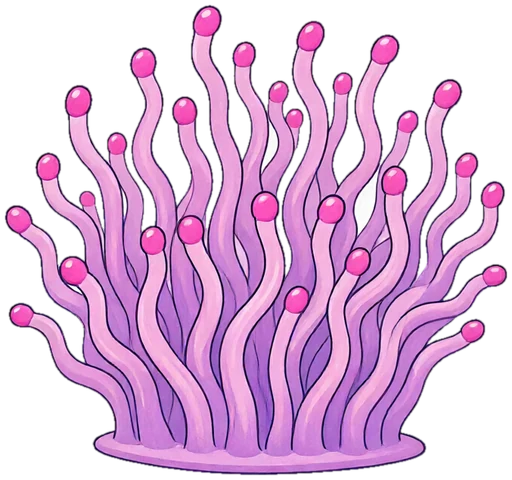
#> input picture assets/img/anemone.webp, 512 x 480 px
$ python -i gen.py   (imports and definitions only)
#> lines starting #> are read from the running program, lines starting #| are printed output that depends on the picture; after the words box and inside, x2 and y2 are one past the last pixel; in counts of white or black regions, pixels touching at a corner belong together
### tools/assets.py
"""Art list for the ocean game. `prompt` is the subject; the style wrapper is added by gen.py.

kind: sprite  -> white background, cut out to transparent WebP (creatures face RIGHT)
      texture -> top-down, made tileable
      art     -> full illustration kept as-is (title screen etc.)
"""

STYLE_SPRITE = (
    "可愛卡通風格的貼紙插畫：{subject}。粗的深色描邊，明亮飽和的平塗配色，簡單柔和的明暗，"
    "單獨一個主體完整出現在畫面正中央，四周留大片空白，純白色背景，背景完全乾淨，"
    "沒有陰影、沒有水、沒有氣泡、沒有地面、沒有任何文字"
)
STYLE_TEXTURE = (
    "無縫連續的遊戲材質貼圖，正上方垂直俯視、完全平面、光線均勻沒有陰影方向：{subject}。"
    "可愛卡通手繪風格，柔和配色，整張畫面布滿同樣的圖案、沒有主體、沒有邊框、沒有任何文字"
)
STYLE_ART = "可愛卡通風格的遊戲插畫，明亮柔和的配色，細緻：{subject}"

FISH = "身體完整的側面、頭朝向畫面右邊、尾巴在左邊，大大的可愛眼睛"

TOP = "從正上方俯視的完整身體、頭朝向畫面右邊"
UP = "正面朝向鏡頭、身體直立、完整出現"


def S(name, prompt, **kw):
    return dict(name=name, kind="sprite", prompt=prompt, **kw)


ASSETS = [
    # ---------- shallow reef ----------
    S("clownfish", f"一隻小丑魚，橘色身體有三條白色條紋，條紋邊緣黑色，{FISH}"),
    S("blue_tang", f"一隻藍倒吊魚，寶藍色扁圓身體，身上有黑色調色盤形狀的花紋，黃色尾巴，{FISH}"),
    S("pufferfish", f"一隻圓滾滾鼓起來的河豚，淡黃色身體上有淺褐色斑點和短短的軟刺，小小的嘴巴嘟起來，{FISH}"),
    S("parrotfish", f"一隻鸚哥魚，身體是青綠色和粉紅色的漸層鱗片，嘴巴像鸚鵡的喙，{FISH}"),
    S("angelfish", f"一隻神仙魚，扁平菱形的身體，背鰭和腹鰭長長地往後延伸，黃色和藍色的條紋，{FISH}"),
    S("butterflyfish", f"一隻蝴蝶魚，黃色扁圓身體，眼睛穿過一條黑色條紋，尾巴前面有一個黑色圓點，{FISH}"),
    S("sea_turtle", f"一隻綠蠵龜正在游泳，橄欖綠色的殼上有六角形花紋，四隻鰭狀的腳張開，{FISH}"),
    S("manta", f"一隻鬼蝠魟，{TOP}，深藍色菱形的大翅膀往左右兩邊張開，白色肚子邊緣，頭前方有兩片捲起的頭鰭，細長的尾巴在左邊，可愛的眼睛"),
    S("seahorse", "一隻橘黃色的海馬，身體直立，頭朝向畫面右邊，尾巴在下方捲成螺旋，背上有小小的鰭，大大的可愛眼睛"),
    S("octopus", f"一隻紅色的小章魚，{UP}，圓圓的大頭，八隻有吸盤的觸手向下和兩側散開捲曲，大大的可愛眼睛，微笑"),
    S("moon_jelly", f"一隻半透明的淡藍紫色月亮水母，{UP}，圓頂形的傘蓋上有四個粉紅色的圓環，下方垂著短短的觸手和四條波浪形的口腕"),
    S("starfish", "一隻橘紅色的海星，從正上方俯視，五隻手臂平均展開，表面有小小的白色凸點，中間有可愛的笑臉"),
    S("crab", "一隻紅色的小螃蟹，正面朝向鏡頭，兩隻大螯舉起來，六隻腳站著，眼睛長在細細的眼柄上"),
    S("hermit_crab", "一隻寄居蟹，背著白色和粉紅色的螺旋貝殼，紅色的螯和腳從殼口伸出來，身體朝向畫面右邊"),
    S("clam", "一個張開的大硨磲貝，扇形波浪狀的貝殼，裡面是藍紫色花紋的肉，中間放著一顆發光的白色珍珠，正面看"),
    # ---------- open water / kelp ----------
    S("whale_shark", f"一隻鯨鯊，身體很長，深藍灰色背上布滿白色圓點和格子線條，扁平寬大的嘴巴，{FISH}"),
    S("sunfish", f"一隻翻車魚，灰白色又大又圓又扁的身體，上下各有一片長長的鰭，後半身像被切掉一樣，{FISH}"),
    S("dolphin", f"一隻灰藍色的海豚，白色肚子，長長的嘴巴在微笑，身體完全水平伸直往前游，{FISH}"),
    S("humpback", f"一隻座頭鯨，身體很長，深灰藍色背部，肚子有白色的條狀褶紋，非常長的白色胸鰭，{FISH}"),
    S("sardine", f"一隻小小的沙丁魚，銀藍色閃亮的細長身體，{FISH}", px=256),
    S("squid", f"一隻淺粉紅色的魷魚，身體水平游泳，三角形的鰭在右邊前端，觸手在左邊往後飄，大大的眼睛"),
    S("sea_otter", "一隻海獺仰躺漂浮著，肚子朝上，雙手抱著一個扇貝，棕色毛茸茸的，頭在右邊，側面看"),
    # ---------- twilight zone ----------
    S("lanternfish", f"一隻深海燈籠魚，深藍黑色小小的身體，身體側面排列著一排發亮的淺藍色圓點，{FISH}"),
    S("barreleye", f"一隻桶眼魚，頭頂是透明的圓頂，可以看到裡面兩個往上看的綠色管狀眼睛，深灰色身體，{FISH}"),
    S("oarfish", f"一隻皇帶魚，非常細長的銀色緞帶般身體呈波浪形水平延伸，背上一整排紅色的鰭，頭上有紅色的冠，{FISH}"),
    S("vampire_squid", f"一隻吸血鬼烏賊，{UP}，深紅色的身體，觸手之間有像披風一樣的蹼張開，頭頂有兩片像耳朵的鰭，大大的藍色眼睛"),
    S("dumbo_octopus", f"一隻深海的粉橘色小章魚，{UP}，圓滾滾像鐘形的頭，頭頂左右兩側各長著一片小小的圓形鰭，下半身是八隻短觸手，觸手之間連著半透明的蹼像一條圓圓的裙子，大大的可愛眼睛，是章魚不是其他動物"),
    S("atolla_jelly", f"一隻深海冠水母，{UP}，深紅色的圓盤形傘蓋，傘蓋邊緣一圈發出藍色光芒，垂著一根長長的觸手"),
    S("sperm_whale", f"一隻抹香鯨，深灰色，巨大方形的頭佔身體三分之一，細細的下巴，皮膚有皺紋，{FISH}"),
    S("giant_squid", f"一隻大王烏賊，紅橘色，身體水平游泳，箭頭形的鰭在右邊，十隻長長的觸手往左邊飄，非常大的眼睛"),
    S("frilled_shark", f"一隻皺鰓鯊，細長像鰻魚一樣的深褐色身體，頭部有六道像皺褶領子的鰓，{FISH}"),
    # ---------- the abyss ----------
    S("anglerfish", f"一隻深海鮟鱇魚，深紫色圓滾滾的身體，大嘴巴有小小尖牙，頭頂有一根釣竿末端掛著發光的黃綠色小燈球，{FISH}"),
    S("viperfish", f"一隻蝰魚，細長的深藍黑色身體，嘴巴很大，長長的透明尖牙突出嘴外，肚子有一排發光的小點，{FISH}"),
    S("gulper_eel", f"一隻寬咽魚，巨大張開像袋子的嘴巴，後面接著細長像鞭子的黑色身體和尾巴，尾巴尖端有粉紅色的發光點，{FISH}"),
    S("blobfish", "一隻水滴魚，粉紅色軟軟圓圓像果凍的身體，大大的鼻子，下垂的嘴巴，表情有點憂鬱，身體朝向畫面右邊，可愛的眼睛"),
    S("giant_isopod", "一隻大王具足蟲，從側面看，淡紫灰色的身體有一節一節像盔甲的殼，很多隻小腳，頭朝向畫面右邊，兩根短觸角，可愛的眼睛"),
    S("yeti_crab", "一隻雪人蟹，白色的身體，兩隻長長的螯上長滿了蓬鬆的白色長毛，正面朝向鏡頭，可愛的眼睛"),
    S("glow_shrimp", f"一隻深海紅色小蝦，身體半透明，觸鬚長長的，身上有幾個發光的藍色小點，{FISH}", px=256),
    S("tube_worms", "一叢熱泉管蟲，一根根白色的長管子從底部往上長，每根管子頂端都有鮮紅色羽毛狀的頭，底座平平的，正面看"),
    # ---------- Atlantis ----------
    S("sea_dragon", f"一隻友善的古代海龍守護神，細長的青綠色身體呈S形彎曲，金色的角和鬃毛，像魚鰭的手，身上有發光的藍色花紋，{FISH}"),
    S("relic", "一塊古代亞特蘭提斯的圓形石板碎片，淡灰色石頭上刻著發出藍綠色光芒的神秘符文和螺旋花紋，正面看"),
    S("chest", "一個古老的木頭寶箱，打開的蓋子，裡面裝滿金幣和珍珠，上面長了一些小海藻，正面稍微斜看"),
    S("statue", "一座古代亞特蘭提斯的大理石人魚雕像，人魚雙手捧著一顆發光的藍色水晶球，站在圓形台座上，有點破舊和裂痕，正面看"),
    # ---------- plants & decorations ----------
    S("coral_branch", "一叢粉紅色和珊瑚紅的樹枝狀珊瑚，從底部往上長，底座平平的，正面看"),
    S("coral_brain", "一顆圓頂形的黃綠色腦珊瑚，表面有彎彎曲曲像腦迴的溝紋，底部平平的，正面看"),
    S("coral_fan", "一片紫色的扇形海扇珊瑚，像蕾絲網狀的扇子，從底部一根短短的柄往上展開，正面看"),
    S("coral_table", "一叢橘黃色的桌形珊瑚，像一個個扁平的圓盤疊在一起，底座平平的，正面看"),
    S("anemone", "一叢粉紫色的海葵，很多根軟軟的觸手往上飄動，觸手末端是亮粉紅色，底座平平的，正面看"),
    S("sponge", "一叢藍紫色的管狀海綿，好幾根高低不同的圓柱管子，頂端開口，底座平平的，正面看"),
    S("seagrass", "一叢綠色的海草，很多片細長的葉子往上生長並微微彎曲，底座平平的，正面看"),
    S("kelp", "一株很高的巨藻，一根細長的黃綠色莖從底部一直往上延伸，兩側交錯長著褐綠色的大葉片和小圓氣囊，正面看", size="9:16"),
    S("glow_plant", "一叢深海發光植物，細長的莖末端有像蒲公英一樣的圓球，發出青綠色和藍紫色的光，深色的莖，底座平平的，正面看"),
    S("crystal", "一叢發光的藍綠色水晶，好幾根尖尖的六角柱水晶從底部往上長，底座是灰色的岩石，正面看"),
    # ---------- textures ----------
    dict(name="tex_sand", kind="texture", prompt="海底的淺米黃色細沙地，有柔和的沙紋波浪、零星的小貝殼和小石子"),
    dict(name="tex_rock", kind="texture", prompt="灰藍色的海底岩石表面，有圓潤的石塊裂紋和少量的綠色苔藻斑點"),
    dict(name="tex_mud", kind="texture", prompt="深海海床的深灰藍色細泥地，有柔和的起伏和零星的小石子"),
    dict(name="tex_marble", kind="texture", prompt="古代神殿的白色大理石磚牆，一塊塊方形石磚整齊排列，磚上刻著希臘回紋花邊，有一點裂紋和青苔"),
    dict(name="tex_mosaic", kind="texture", prompt="古代亞特蘭提斯神殿的地板，藍色、青綠色和金色的小方塊馬賽克磁磚，拼成波浪和圓形花紋"),
    # ---------- illustrations ----------
    dict(name="title_art", kind="art", size="16:9",
         prompt="海底世界的全景，陽光從海面穿透形成光束，一艘黃色的圓形小潛水艇和一位戴著圓頭盔的小潛水員在珊瑚礁上方游泳，"
                "周圍有小丑魚、海龜、魟魚，遠方深處隱約看到發光的古代亞特蘭提斯神殿遺跡，畫面上方中央留出一片乾淨的海水空間，沒有任何文字"),
]
#> further down, picture is the input picture: PIL image 512x480 RGBA; mean R, G, B, A 115.2, 75.8, 113.5, 141.6

### tools/gen.py
"""Generate game art through the local Qwen-Image gateway, then post-process it.

Usage (run with ~/ComfyUI/.venv/bin/python):
  gen.py                 generate every missing asset in assets.py
  gen.py name1 name2     (re)generate just these, overwriting
  gen.py --process       re-run post-processing on existing raw images only
"""
import json, sys, time
from pathlib import Path

import numpy as np
import requests
from PIL import Image, ImageFilter
from scipy import ndimage

sys.path.insert(0, str(Path(__file__).parent))
from assets import ASSETS, STYLE_SPRITE, STYLE_TEXTURE, STYLE_ART

ROOT = Path(__file__).resolve().parent.parent
RAW = ROOT / "assets/raw"
OUT = ROOT / "assets/img"
MANIFEST = ROOT / "assets/manifest.json"
GATEWAY = "http://127.0.0.1:8189"


def full_prompt(a):
    style = {"sprite": STYLE_SPRITE, "texture": STYLE_TEXTURE, "art": STYLE_ART}[a["kind"]]
    return style.format(subject=a["prompt"])


# [10 lines left out: function generate, not called in this run]


def cutout(img):
    """Remove the (near-)white background connected to the image border."""
    rgb = np.asarray(img.convert("RGB")).astype(np.int16)
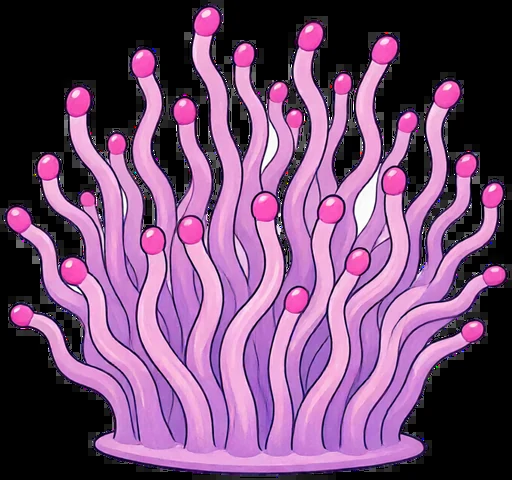
#> rgb: shape (480, 512, 3) int16; mean R, G, B 115.2, 75.8, 113.5
    bright = rgb.min(axis=2)
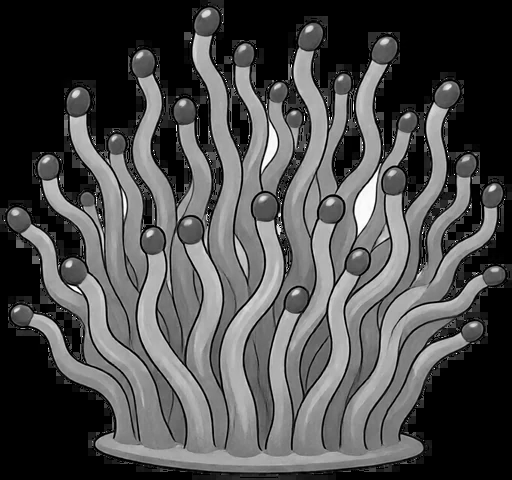
#> bright: shape (480, 512) int16; min 0, max 255, mean 75.7
    sat = rgb.max(axis=2) - rgb.min(axis=2)
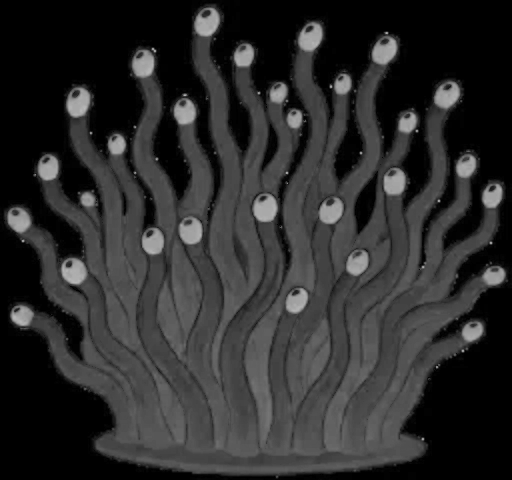
#> sat: shape (480, 512) int16; min 0, max 185, mean 44.3
    bgish = (bright > 222) & (sat < 28)
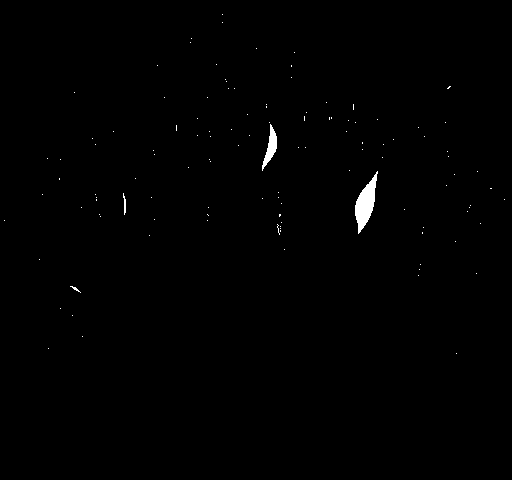
#> bgish: shape (480, 512) bool; 0.49% white; 117 white regions (113 under 20 px), largest, box (x1, y1, x2, y2) and area: (355, 171, 378, 234) 692, (262, 124, 277, 171) 285, (123, 193, 126, 215) 38, (70, 286, 81, 293) 21
    labels, _ = ndimage.label(bgish)
#> labels: shape (480, 512) int32; 124 distinct labels, from 0 to 123
    border = np.unique(np.concatenate([labels[0], labels[-1], labels[:, 0], labels[:, -1]]))
#> border = [0]
    bg = np.isin(labels, border[border > 0])
#> bg: shape (480, 512) bool; every value is 0
    fg = ~bg
#> fg: shape (480, 512) bool; every value is 1
    fg = ndimage.binary_opening(fg, iterations=2)          # drop specks
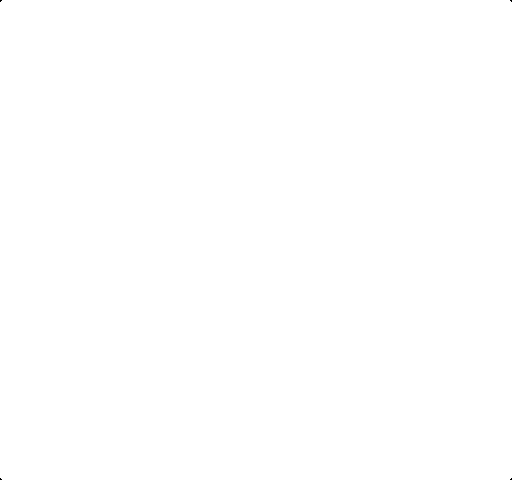
#> fg: shape (480, 512) bool; 100% white; black in thin lines or dots
    lab, n = ndimage.label(fg)                               # keep sizeable parts only
#> lab: shape (480, 512) int32; values 0 (black) and 1 (white), 100% white; black in thin lines or dots
#> n = 1
    if n > 1:
        sizes = ndimage.sum(fg, lab, range(1, n + 1))
        keep = np.isin(lab, 1 + np.flatnonzero(sizes >= max(400, sizes.max() * 0.02)))
        fg &= keep
    fg = ndimage.binary_erosion(fg, iterations=1)
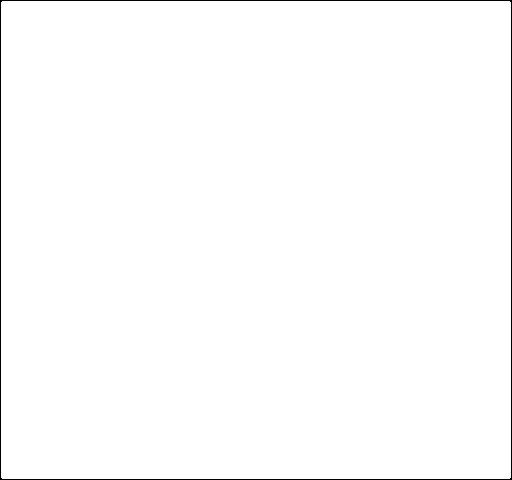
#> fg: shape (480, 512) bool; 99.2% white; black in thin lines or dots
    alpha = Image.fromarray((fg * 255).astype(np.uint8)).filter(ImageFilter.GaussianBlur(0.8))
    out = img.convert("RGB").copy()
    out.putalpha(alpha)
#> out: PIL image 512x480 RGBA
    bbox = alpha.point(lambda v: 255 if v > 8 else 0).getbbox()
#> bbox = (0, 0, 512, 480)
    out = out.crop(bbox)
    pad = 6
    canvas = Image.new("RGBA", (out.width + 2 * pad, out.height + 2 * pad), (0, 0, 0, 0))
#> canvas: PIL image 524x492 RGBA; every value is 0
    canvas.paste(out, (pad, pad))
    # bleed edge colours into transparent area so mipmaps don't get white halos
    arr = np.asarray(canvas).copy()
    a = arr[..., 3] > 128
#> a: shape (492, 524) bool; 94.6% white; 1 black region, box (x1, y1, x2, y2) and area: (0, 0, 524, 492) 14032
    if a.any():
        idx = ndimage.distance_transform_edt(~a, return_distances=False, return_indices=True)
        arr[..., :3] = arr[..., :3][idx[0], idx[1]]
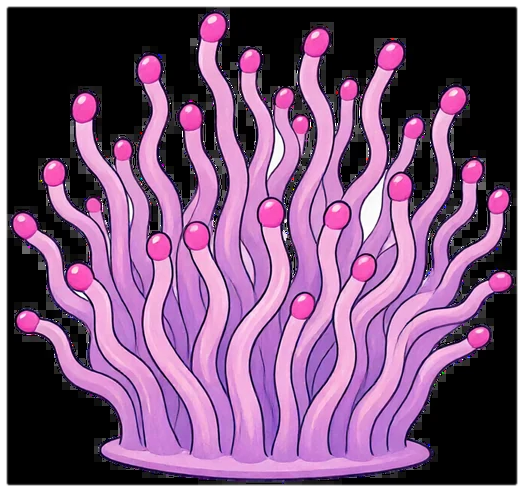
#> arr: shape (492, 524, 4); mean R, G, B, A 110, 72.4, 108.3, 241.1; transparent parts drawn white
    return Image.fromarray(arr)


# [53 lines left out: functions make_tileable, process, main, not called in this run]


# [2 lines not run here, left out]

>>> from PIL import Image
>>> picture = Image.open('../assets/img/anemone.webp')
>>> result = cutout(picture)
